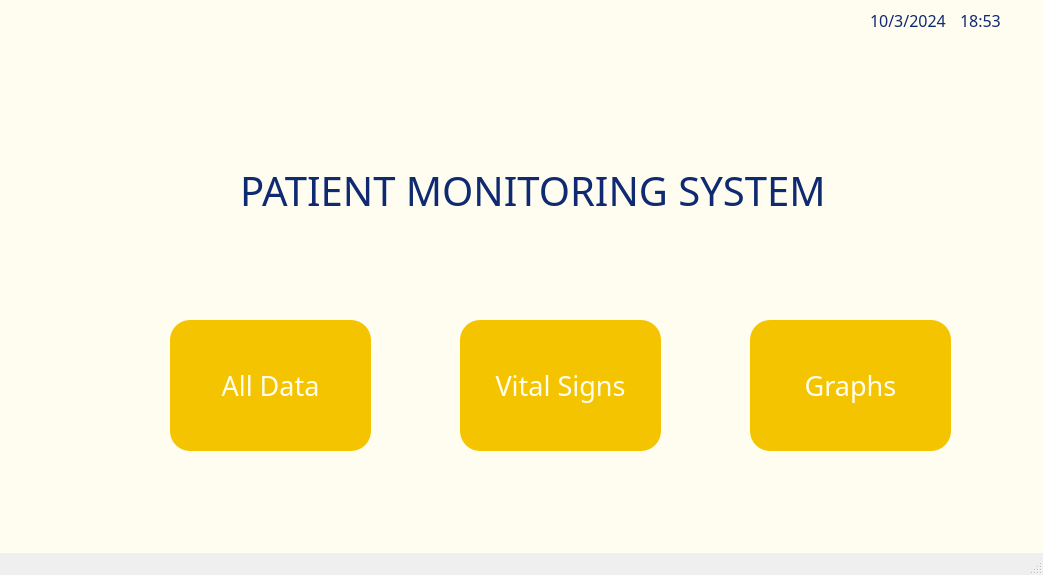
<?xml version="1.0" encoding="UTF-8"?>
<ui version="4.0">
 <class>MainWindow</class>
 <widget class="QMainWindow" name="MainWindow">
  <property name="geometry">
   <rect>
    <x>0</x>
    <y>0</y>
    <width>1043</width>
    <height>575</height>
   </rect>
  </property>
  <property name="windowTitle">
   <string>MainWindow</string>
  </property>
  <widget class="QWidget" name="centralwidget">
   <property name="styleSheet">
    <string notr="true">background-color: rgb(0, 0, 0);
background-color: rgb(255, 253, 240);</string>
   </property>
   <widget class="QLabel" name="label">
    <property name="geometry">
     <rect>
      <x>240</x>
      <y>120</y>
      <width>621</width>
      <height>141</height>
     </rect>
    </property>
    <property name="font">
     <font>
      <family>Arial Rounded MT Bold</family>
      <pointsize>30</pointsize>
     </font>
    </property>
    <property name="styleSheet">
     <string notr="true">
color: rgb(16, 42, 113);</string>
    </property>
    <property name="text">
     <string>PATIENT MONITORING SYSTEM</string>
    </property>
   </widget>
   <widget class="QLabel" name="label_2">
    <property name="geometry">
     <rect>
      <x>70</x>
      <y>120</y>
      <width>141</width>
      <height>141</height>
     </rect>
    </property>
    <property name="text">
     <string/>
    </property>
   </widget>
   <widget class="QPushButton" name="alldata">
    <property name="geometry">
     <rect>
      <x>170</x>
      <y>320</y>
      <width>201</width>
      <height>131</height>
     </rect>
    </property>
    <property name="font">
     <font>
      <family>Arial Rounded MT Bold</family>
      <pointsize>20</pointsize>
     </font>
    </property>
    <property name="styleSheet">
     <string notr="true">QPushButton {
	color: rgb(255, 253, 240);
	background-color: rgb(245, 196, 0);
	border-radius: 20px;
}

QPushButton:hover {
	background-color: rgb(16, 42, 113);
}

QPushButton:pressed {
	background-color: rgb(248, 170, 17);
}</string>
    </property>
    <property name="text">
     <string>All Data</string>
    </property>
   </widget>
   <widget class="QPushButton" name="vitsigns">
    <property name="geometry">
     <rect>
      <x>460</x>
      <y>320</y>
      <width>201</width>
      <height>131</height>
     </rect>
    </property>
    <property name="font">
     <font>
      <family>Arial Rounded MT Bold</family>
      <pointsize>20</pointsize>
     </font>
    </property>
    <property name="styleSheet">
     <string notr="true">QPushButton {
	color: rgb(255, 253, 240);
	background-color: rgb(245, 196, 0);
	border-radius: 20px;
}

QPushButton:hover {
	background-color: rgb(16, 42, 113);
}

QPushButton:pressed {
	background-color: rgb(248, 170, 17);
}</string>
    </property>
    <property name="text">
     <string>Vital Signs</string>
    </property>
   </widget>
   <widget class="QPushButton" name="graphs">
    <property name="geometry">
     <rect>
      <x>750</x>
      <y>320</y>
      <width>201</width>
      <height>131</height>
     </rect>
    </property>
    <property name="font">
     <font>
      <family>Arial Rounded MT Bold</family>
      <pointsize>20</pointsize>
     </font>
    </property>
    <property name="styleSheet">
     <string notr="true">QPushButton {
	color: rgb(255, 253, 240);
	background-color: rgb(245, 196, 0);
	border-radius: 20px;
}

QPushButton:hover {
	background-color: rgb(16, 42, 113);
}

QPushButton:pressed {
	background-color: rgb(248, 170, 17);
}</string>
    </property>
    <property name="text">
     <string>Graphs</string>
    </property>
   </widget>
   <widget class="QLabel" name="date">
    <property name="geometry">
     <rect>
      <x>870</x>
      <y>10</y>
      <width>91</width>
      <height>20</height>
     </rect>
    </property>
    <property name="font">
     <font>
      <family>Arial Rounded MT Bold</family>
      <pointsize>12</pointsize>
     </font>
    </property>
    <property name="styleSheet">
     <string notr="true">color: rgb(16, 42, 113);</string>
    </property>
    <property name="text">
     <string>10/3/2024</string>
    </property>
   </widget>
   <widget class="QLabel" name="time">
    <property name="geometry">
     <rect>
      <x>960</x>
      <y>10</y>
      <width>91</width>
      <height>20</height>
     </rect>
    </property>
    <property name="font">
     <font>
      <family>Arial Rounded MT Bold</family>
      <pointsize>12</pointsize>
     </font>
    </property>
    <property name="styleSheet">
     <string notr="true">color: rgb(16, 42, 113);</string>
    </property>
    <property name="text">
     <string>18:53</string>
    </property>
   </widget>
  </widget>
  <widget class="QMenuBar" name="menubar">
   <property name="geometry">
    <rect>
     <x>0</x>
     <y>0</y>
     <width>1043</width>
     <height>21</height>
    </rect>
   </property>
  </widget>
  <widget class="QStatusBar" name="statusbar"/>
 </widget>
 <resources/>
 <connections/>
</ui>
